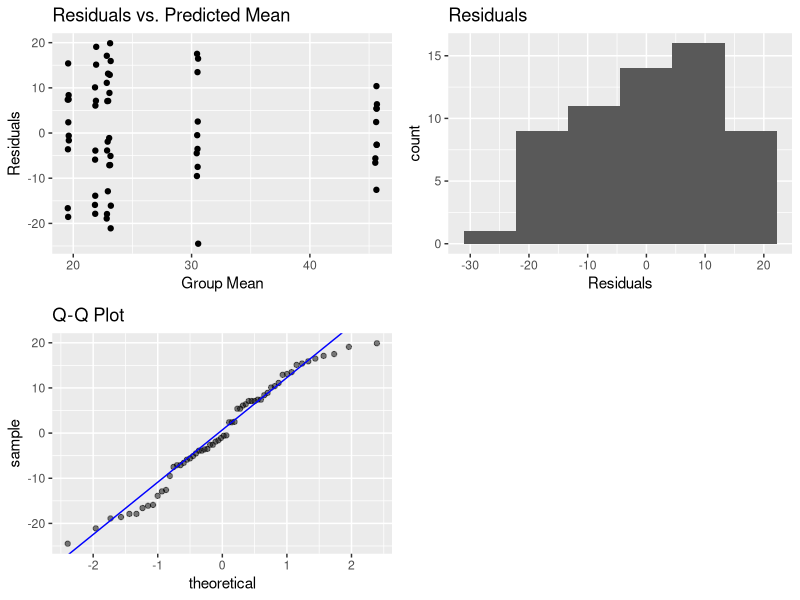

Reproduce this figure in R.
## ---- chunk 1
library(tidyverse)
library(grid)
library(gridExtra)
library(kableExtra)
library(multcomp)
a1_p1 <- data.frame(matrix(c(rep("a1", 10), rep("p1", 10), 19, 36, 40, 30, 4, 10, 30, 5, 34, 21), ncol = 3, nrow = 10))
a2_p1 <- data.frame(matrix(c(rep("a2", 10), rep("p1", 10), 19, 35, 22, 28, 1, 27, 27, 16, 3, 18), ncol = 3, nrow = 10))
a3_p1 <- data.frame(matrix(c(rep("a3", 10), rep("p1", 10), 37, 6, 28, 4, 32, 16, 8, 41, 29, 18), ncol = 3, nrow = 10))
a1_p2 <- data.frame(matrix(c(rep("a1", 10), rep("p2", 10), 39, 18, 32, 22, 16, 2, 36, 43, 7, 16), ncol = 3, nrow = 10))
a2_p2 <- data.frame(matrix(c(rep("a2", 10), rep("p2", 10), 30, 47, 6, 27, 44, 26, 33, 48, 23, 21), ncol = 3, nrow = 10))
a3_p2 <- data.frame(matrix(c(rep("a3", 10), rep("p2", 10), 51, 52, 43, 48, 39, 33, 56, 43, 40, 51), ncol = , nrow = 10))
frame <- rbind(a1_p1, a2_p1, a3_p1, a1_p2, a2_p2, a3_p2)
colnames(frame) <- c("ageGroup", "products", "att_spans")
frame$att_spans <- as.numeric(frame$att_spans)
anova_mod <- aov(att_spans ~ ageGroup * products, data = frame)
y <- quantile(anova_mod$residuals[!is.na(anova_mod$residuals)], c(0.25, 0.75))
x <- qnorm(c(0.25, 0.75))
slope = diff(y)/diff(x)
int <- y[1L] - slope*x[1L]


norm_res <- ggplot(data = anova_mod, aes(x = anova_mod$residuals)) + geom_histogram(bins = 6) + xlab("Residuals") + ggtitle("Residuals")


resid_jitter <- ggplot(data = anova_mod, aes(x = anova_mod$fitted.values, y = anova_mod$residuals)) + geom_jitter() +  xlab("Group Mean") + ylab("Residuals") + ggtitle("Residuals vs. Predicted Mean")


qq <- ggplot(data = anova_mod) + stat_qq(aes(sample = anova_mod$residuals), alpha = 0.5) + 
    geom_abline(slope = slope, intercept = int, color = "blue") + ggtitle("Q-Q Plot")


res_sum <- as.table(summary(anova_mod$residuals), nrow= 2, ncol = 6)
grid.arrange(resid_jitter, norm_res, qq, nrow = 2, ncol = 2)
## ---- chunk 2
#INteraction Term
qf(0.95, 2, 54)
#Age Group
qf(0.95, 2, 56)
#Products
qf(0.95, 1, 56)

anova_mod_noI <- aov(data = frame, formula = att_spans ~ ageGroup + products)
